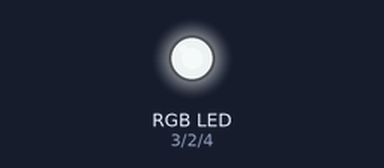
The sketch below on a simulated Arduino Uno, built with avr-gcc and run on an emulated ATmega328P. On the bench: an RGB LED mixed from three pins (HIGH = lit).

Above: at 0.36 s.
Timing chart, 0 to 40.0 s (numbered marks = the images above):
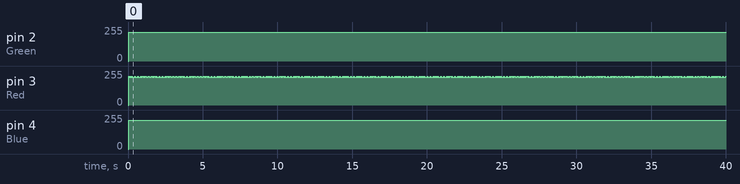

Measured:
- by itself, pin 2 (Green): 0/255 → 214/255 at 0.05 s
- by itself, pin 4 (Blue): 0/255 → 215/255 at 0.05 s

The sketch:

RGB_LED.ino
```cpp
// Define pins for each colour
int Red = 3;
int Blue = 4;
int Green = 2;

// Set pin direction
void setup() {
  pinMode(Red, OUTPUT);
  pinMode(Green, OUTPUT);
  pinMode(Blue, OUTPUT);
  digitalWrite(Red, HIGH);
  digitalWrite(Green, HIGH);
  digitalWrite(Blue, HIGH);
}

// Turn each colour on for 1 second and off in 1/4th of second
void loop() {
  digitalWrite(Red, LOW);
  delay(1);
  digitalWrite(Red, HIGH);
  delay(1);
  digitalWrite(Green, LOW);
  delay(1);
  digitalWrite(Green, HIGH);
  delay(1);
  digitalWrite(Blue, LOW);
  delay(1);
  digitalWrite(Blue, HIGH);
  delay(1);
}
```
